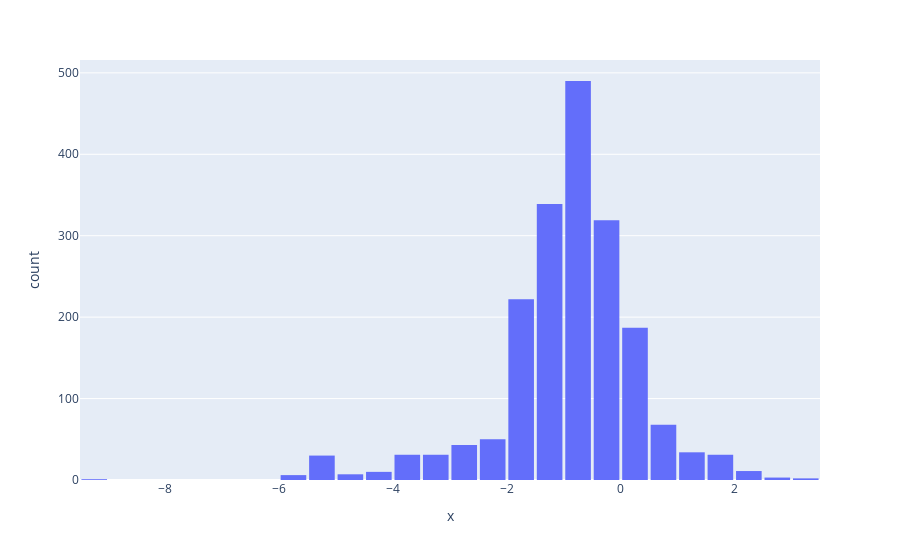

Notebook code cell kept with this figure:
### Markdown cell above
# Feature Binning

### Code cell
# check features one by one through hist & quartiles
fig = px.histogram(df_features_final, x=np.log10(df_features_final['total_value_sent'].replace(0, np.nan)).dropna(), nbins=50)
fig.update_layout(bargap=0.1)
fig.show()

#np.log10(df_features_final['avg_value_sent_30d'].replace(0, np.nan)).dropna()

### Figure 1 — Plotly figure (JSON) as saved in the notebook; plotly's stock layout.template omitted (floating-point values rounded to 4 significant figures; data arrays with more than 128 entries replaced by an {"elided": "..."} marker saying what was removed)
{"data": [{"alignmentgroup": "True", "bingroup": "x", "hovertemplate": "x=%{x}<br>count=%{y}<extra></extra>", "legendgroup": "", "marker": {"color": "#636efa", "pattern": {"shape": ""}}, "name": "", "nbinsx": 50, "offsetgroup": "", "orientation": "v", "showlegend": false, "type": "histogram", "x": {"elided": "1915 float values"}, "xaxis": "x", "yaxis": "y"}], "layout": {"bargap": 0.1, "barmode": "relative", "legend": {"tracegroupgap": 0}, "margin": {"t": 60}, "xaxis": {"anchor": "y", "domain": [0, 1], "title": {"text": "x"}}, "yaxis": {"anchor": "x", "domain": [0, 1], "title": {"text": "count"}}}}
